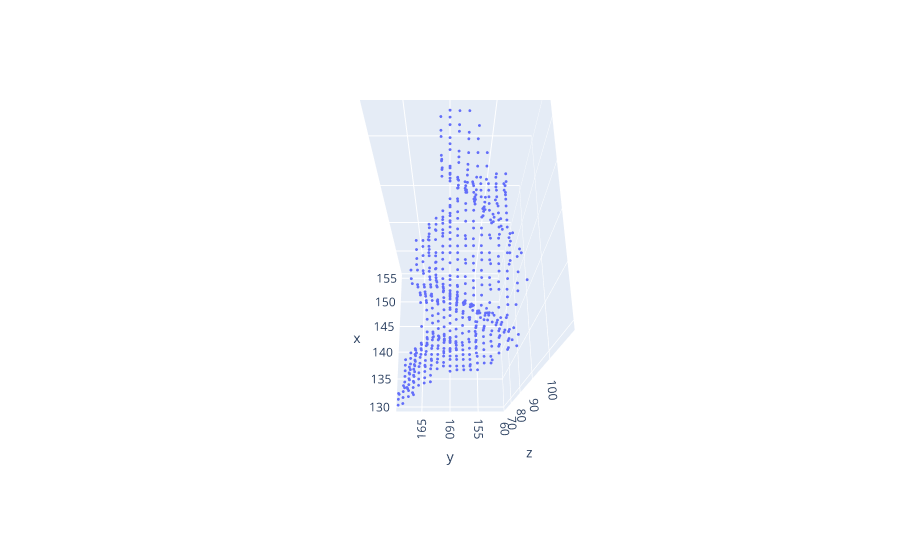

Write notebook code for a chart like this one.
### Code cell
cld.draw(bucket_raw)

### Figure 1 — Plotly figure (JSON) as saved in the notebook; plotly's stock layout.template omitted (floating-point values rounded to 4 significant figures; data arrays with more than 128 entries replaced by an {"elided": "..."} marker saying what was removed)
{"data": [{"marker": {"opacity": 1, "size": 1}, "mode": "markers", "type": "scatter3d", "x": {"elided": "584 int values"}, "y": {"elided": "584 int values"}, "z": {"elided": "584 int values"}}], "layout": {"legend": {"itemsizing": "constant"}, "scene": {"aspectmode": "data", "camera": {"eye": {"x": -0.8, "y": 0, "z": 2}}}, "title": {"text": ""}}}
